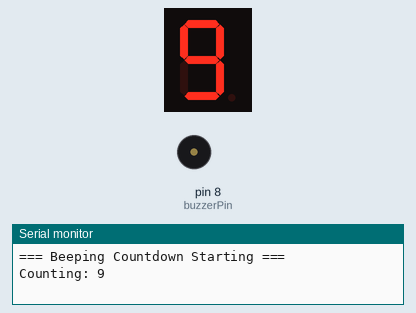
Bench run of a sketch on a simulated Arduino Uno, built with avr-gcc and run on an emulated ATmega328P. Shown: 1-digit seven-segment display, buzzer (waves = sounding), the last lines printed to the serial monitor. Wiring (inferred from the names in the program): 1-digit 7-segment display, segments lit when HIGH: segments pin 2, pin 3, pin 4, pin 5, pin 6, pin 7, pin 9. The segment pins are drawn as the display they are named for.

Above: at 0.3 s.
At 4.3 s:
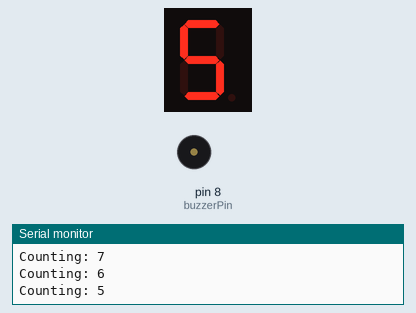
At 9.1 s:
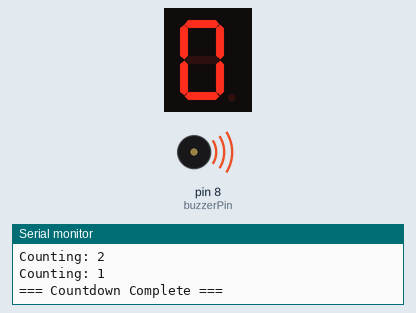
At 10.1 s:
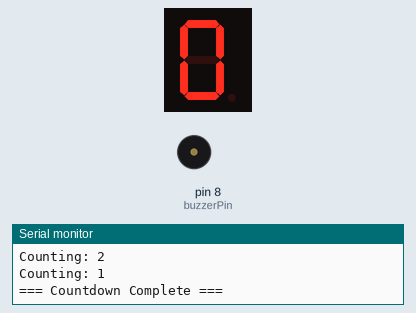
Timing chart, 0 to 11.6 s (numbered marks = the images above):
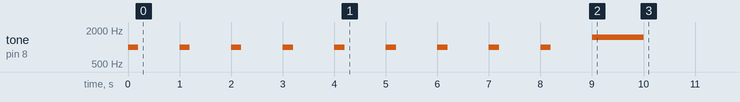

The sketch:

Arduino_assignment2.ino
```cpp
// ============================================================
// Assignment 2 - Task 5: Beeping Countdown
// Combines Task 4 (7-segment digit display) with a buzzer.
//
// The 7-segment display counts down from 9 to 0.
// The buzzer gives a short beep on every step (9 -> 1),
// and a longer "completion" tone when it reaches 0.
// ============================================================

// ----- Pin setup -----
int buzzerPin = 8;                          // passive buzzer
int segmentPins[] = {2, 3, 4, 5, 6, 7, 9};   // a, b, c, d, e, f, g
int numSegments = 7;

// ----- Digit lookup table (from Task 4) -----
// Each row = one digit (0-9). Each column = one segment (a..g).
// 1 = segment ON, 0 = segment OFF.
byte digits[10][7] = {
  {1, 1, 1, 1, 1, 1, 0}, // 0
  {0, 1, 1, 0, 0, 0, 0}, // 1
  {1, 1, 0, 1, 1, 0, 1}, // 2
  {1, 1, 1, 1, 0, 0, 1}, // 3
  {0, 1, 1, 0, 0, 1, 1}, // 4
  {1, 0, 1, 1, 0, 1, 1}, // 5
  {1, 0, 1, 1, 1, 1, 1}, // 6
  {1, 1, 1, 0, 0, 0, 0}, // 7
  {1, 1, 1, 1, 1, 1, 1}, // 8
  {1, 1, 1, 1, 0, 1, 1}, // 9
};

// Show a digit (0-9) on the 7-segment display.
void showDigit(int n) {
  if (n < 0 || n > 9) return;   // ignore invalid input

  for (int i = 0; i < numSegments; i++) {
    digitalWrite(segmentPins[i], digits[n][i]);
  }
}

void setup() {
  Serial.begin(9600);

  // Set up the buzzer pin
  pinMode(buzzerPin, OUTPUT);

  // Set up each segment pin
  for (int i = 0; i < numSegments; i++) {
    pinMode(segmentPins[i], OUTPUT);
  }

  Serial.println("=== Beeping Countdown Starting ===");

  // Count down from 9 to 1
  int count = 9;
  while (count >= 1) {
    Serial.print("Counting: ");
    Serial.println(count);

    showDigit(count);                    // show current number
    tone(buzzerPin, 1000, 200);          // short beep
    delay(1000);                         // hold digit for 1 second

    count = count - 1;
  }

  // Countdown finished - show 0 and play completion tone
  showDigit(0);
  tone(buzzerPin, 1500, 1000);           // longer completion tone

  Serial.println("=== Countdown Complete ===");
}

void loop() {
  // Nothing here - the countdown runs once in setup()
}
```

Measured:
- by itself, tone on pin 8 (buzzerPin): plays 1000 Hz for 0.20 s, 1000 Hz for 0.20 s, 1000 Hz for 0.20 s, 1000 Hz for 0.20 s, 1000 Hz for 0.20 s, 1000 Hz for 0.20 s … (10 notes in this stretch)
- what the display in image 1 shows lasts 1.0 s, from 4.0 s to 5.0 s
